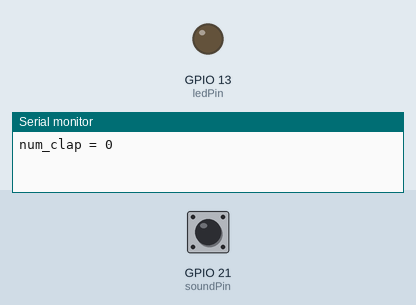
Simulated run of this sketch. Board: ESP32. On the bench: output pins drawn as LEDs (lit = HIGH), the last lines printed to the serial monitor. The test bench sets the inputs (shaded band); at power-on: GPIO 21 (soundPin) LOW.

Above: at 1.2 s.
1.3 s: GPIO 21 (soundPin) pulsed HIGH 2 times (0.12 s each, 0.3 s apart)
At 3.1 s:
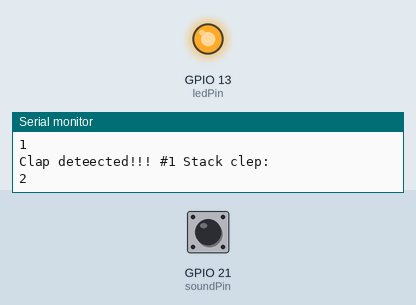
Timing chart, 0 to 4.6 s (numbered marks = the images above; inputs shaded):
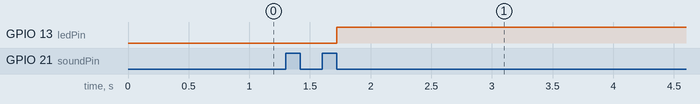

The sketch:

Checkpoint02.ino
```cpp
int soundPin = 21; //ต่อกับ GPIO21 (หรือขา SDA)
int ledPin = 13; //แสดงผลบน LED0 บนบอร์ด ESP32 Starter Kit
unsigned long previous_time=0;
bool check_clap()
{
 static unsigned long current_time;
 char sw;
 sw = digitalRead(soundPin);
 if (sw)
 {
 return false;
 }
 else
 {
 current_time = millis();
 if ((current_time-previous_time)>25)
 {
 previous_time = millis();
 return true;
 }
 else
 {
 previous_time = millis();
 return false;
 }
 }
}
int val;
int state;
int num_clap;
void setup()
{
 pinMode(ledPin, OUTPUT);
 pinMode(soundPin, INPUT);
 Serial.begin (9600);
 state =0;
 num_clap = 0;
 Serial.println("num_clap = 0");
}

void loop()
{
 val = check_clap();
 if (val==true)
 {
 Serial.print("Clap deteected!!! #");
 Serial.print(num_clap);
 num_clap++;
 if (state >3)
 {
 state = 0;
 Serial.println(" reset");
 }
 else
 {
 state += 1;
 Serial.println(" Stack clep: ");
 Serial.println(state);
 }
 }
 if (state == 2) {
 digitalWrite(ledPin, HIGH); //turn LED1 on
 }
 else if (state == 4){
 digitalWrite(ledPin, LOW); //turn LED1 off
 state = 0;
 }
}
```

Measured:
- after the input at 1.3 s, GPIO 13 (ledPin): LOW → HIGH after 0.42 s
